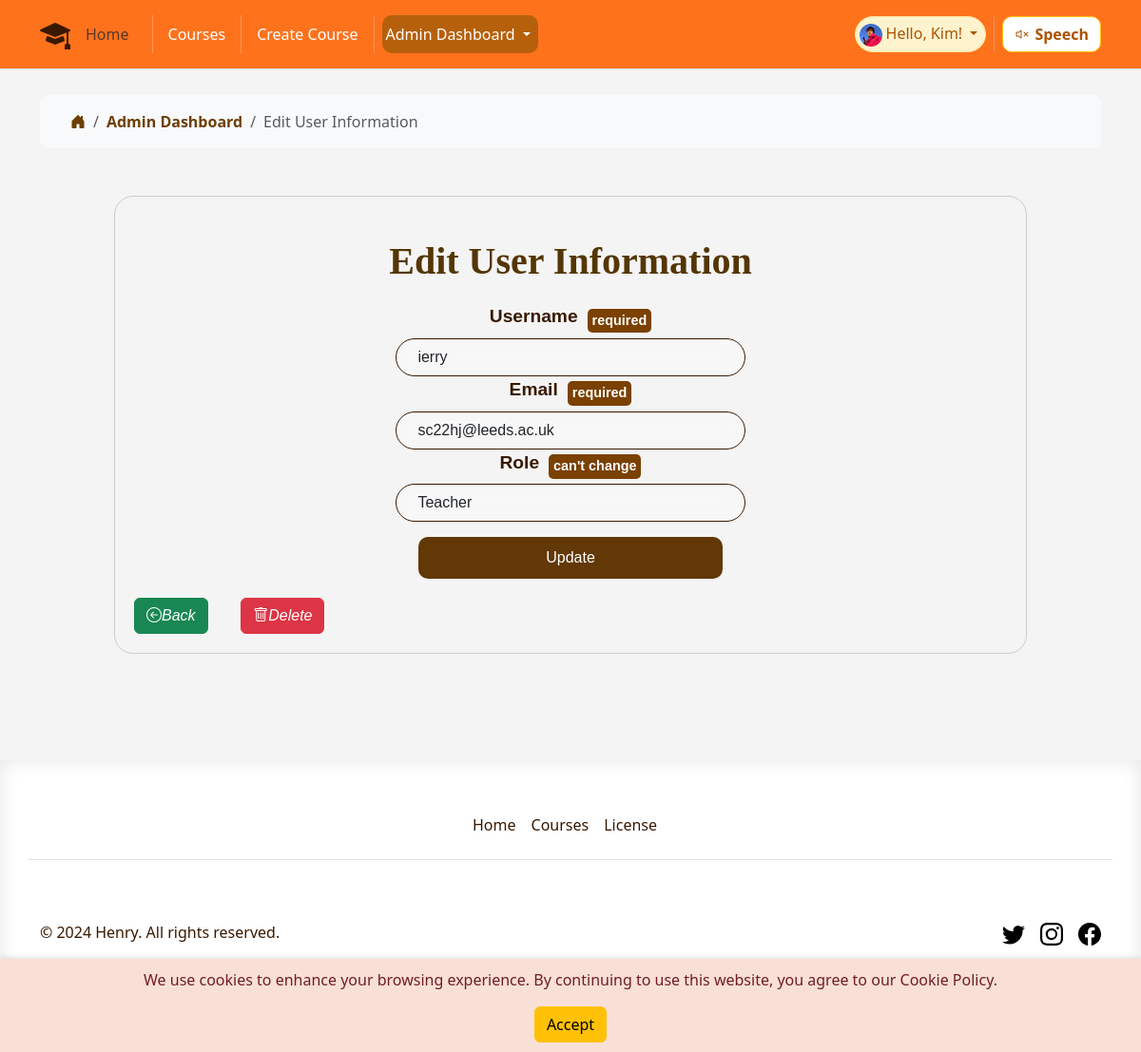
/edit_user/2 (signed in), run on the app's committed database.
### app/models.py (models this page shows, shortened)
class User(UserMixin, db.Model):
    id = db.Column(db.Integer, primary_key=True)
    username = db.Column(db.String(64), unique=True, nullable=False)
    email = db.Column(db.String(120), unique=True, nullable=False)
    password_hash = db.Column(db.String(128))
    joined_at = db.Column(db.DateTime, default=datetime.utcnow)
    role = db.Column(db.String(64), default='student')
    favorited_courses = db.relationship('Course',
                                        secondary=favorites,
                                        lazy='dynamic',
                                        backref=db.backref('favorited_by',
                                                           lazy='dynamic'))

### app/routes.py (the view, shortened to what this page needs)
@main.route('/edit_user/<int:user_id>', methods=['GET', 'POST'])
@role_required('manager')
def edit_user(user_id):
    current_app.logger.info(f'Entering edit_user for user_id: {user_id}')
    user = User.query.get_or_404(user_id)
    form = EditUserForm()
    if request.method == 'GET':
        form.username.data = user.username
        form.email.data = user.email
        form.role.data = user.role
    current_app.logger.info('Exiting edit_user')
    return render_template('edit_user.html', form=form, user=user)

### app/forms.py
class EditUserForm(FlaskForm):
    username = StringField('Username', validators=[
                           DataRequired(), Length(min=2, max=20)])
    email = StringField('Email', validators=[DataRequired(), Email()])
    role = SelectField('Role', choices=[
                       ('student', 'Student'), ('teacher', 'Teacher'),
                       ('manager', 'Manager')])
    submit = SubmitField('Update')

### app/models.py (called while the page is built)
@login_manager.user_loader
def load_user(id):
    return User.query.get(int(id))

### app/routes.py (called while the page is built)
def role_required(*required_roles):
    def decorator(f):
        @wraps(f)
        def decorated_function(*args, **kwargs):
            current_app.logger.info(
                f'Checking role for user {current_user.username}')
            if not current_user.is_authenticated:
                current_app.logger.warning(
                    f'User {current_user.username} is not authenticated')
                abort(403)
            if current_user.role not in required_roles:
                current_app.logger.warning(
                    f'User {current_user.username} does not have '
                    f'required roles: {required_roles}')
                abort(403)
            return f(*args, **kwargs)
        return decorated_function
    return decorator

### app/templates/edit_user.html (shortened to what this page needs)
{% extends 'base.html' %}
{% block content %}
<div class="container tittle-box">
    <nav aria-label="breadcrumb">
        <ol class="breadcrumb breadcrumb-chevron p-3 bg-body-tertiary rounded-3">
            <li class="breadcrumb-item">
                <a class="link-body-emphasis" href="">
                    <svg class="bi" width="16" height="16">
                        <i class="bi bi-house-door-fill"></i>
                    </svg>
                </a>
            </li>
            <li class="breadcrumb-item">
                <a class="link-body-emphasis fw-semibold text-decoration-none" href="#">Admin Dashboard</a>
            </li>
            <li class="breadcrumb-item active" aria-current="page">
                Edit User Information
            </li>
        </ol>
    </nav>
</div>
<div class="form-container">
    <div class="form_box">
        <h1 class="mt-4 ">Edit User Information</h1>
        <form method="POST" action="{{ url_for('main.edit_user', user_id=user.id) }}" onsubmit="return validateForm()">
            <div class="form-group">
                <div class="label-box">
                    {{ form.username.label(class="form-label", for="username") }}
                    <span class="required-label">required</span>
                </div>
                {{ form.username(id="username", class="form-control info-edit", placeholder="Enter username") }}
            </div>
            <div class="form-group">
                <div class="label-box">
                    {{ form.email.label(class="form-label", for="email") }}
                    <span class="required-label">required</span>
                </div>
                {{ form.email(id="email", class="form-control info-edit", placeholder="Enter a valid email address") }}
            </div>
            <div class="form-group">
                <div class="label-box">
                    {{ form.role.label(class="form-label", for="role") }}<span class="required-label">can't
                        change</span>
                </div>
                {{ form.role(id="role", class="form-control info-edit", readonly=True) }}
            </div>
            <div class="form-group mt-3">
                {{ form.submit(class="btn btn-warning use-edit form-submit") }}
            </div>
        </form>
        <div class="edit-button">
            <button onclick="window.history.back()" class="btn btn-success form-back">
                <i class="bi bi-arrow-left-circle">Back</i>
            </button>
            <form action="{{ url_for('main.delete_user', user_id=user.id) }}" method="POST">
                <button type="submit" class="btn btn-danger"
                    onclick="return confirm('Are you sure you want to delete this user?');">
                    <i class="bi bi-trash"></i>Delete
                </button>
            </form>
        </div>
    </div>
</div>
{% endblock %}

### app/templates/base.html (shortened to what this page needs)
<!DOCTYPE html>
<html lang="en">
<head>
    <link rel="stylesheet" href="{{ url_for('static', filename='bootstrap/css/bootstrap.min.css') }}">
    <link rel="stylesheet" href="{{ url_for('static', filename='css/style.css') }}">
    <link rel="stylesheet" href="https://cdn.jsdelivr.net/npm/bootstrap-icons@1.10.0/font/bootstrap-icons.css">
</head>
<body onload=getD1()>
    <header class="p-3 mb-3 border-bottom fixed-top  ">
        <div class="container">
            <div class="d-flex flex-wrap align-items-center justify-content-center justify-content-lg-start">
                <div class="d-flex align-items-center mb-2 mb-lg-0 link-body-emphasis">
                    <i class="bi bi-mortarboard-fill logo" role="img"></i>
                </div>
                <ul class="nav col-12 col-lg-auto me-lg-auto mb-2 justify-content-center mb-md-0">
                    <li>
                        <a class="nav-link active text-muted" aria-current="page"
                            href="{{ url_for('main.index') }}">Home</a>
                    </li>
                    <li class="nav-item">
                    </li>
                    <li><a class="nav-link px-2 link-body-emphasis" href="{{ url_for('main.courses') }}">Courses</a>
                    </li>
                    {% if current_user.is_authenticated %}
                    {% if current_user.role== "teacher" or current_user.role == "manager" %}
                    <li class="nav-item">
                    </li>
                    <li><a class="nav-link px-2 link-body-emphasis" href="{{ url_for('main.create_course') }}">Create
                            Course</a>
                    </li>
                    {% endif %}
                    {% if current_user.role== "manager" %}
                    <li class="nav-item">
                    </li>
                    <div class="dropdown d-flex align-items-center p-1 pe-2  nav-drop admin-nav">
                        <a href="#" class="d-block link-body-emphasis text-decoration-none dropdown-toggle"
                            data-bs-toggle="dropdown" aria-expanded="false">
                            Admin Dashboard
                        </a>
                    </div>
                    {% endif %}
                    {% endif %}
                </ul>
                <div class="text-end d-flex ">
                    {% if current_user.is_authenticated %}
                    <div
                        class="dropdown text-endbadge d-flex align-items-center p-1 pe-2 text-warning-emphasis bg-warning-subtle border border-warning-subtle rounded-pill nav-drop">
                        <a href="#" class="d-block link-body-emphasis text-decoration-none dropdown-toggle"
                            data-bs-toggle="dropdown" aria-expanded="false">
                            <img class="rounded-circle me-1" width="24" height="24"
                                src="{{url_for('static', filename= 'image/user.jpg')}}" alt="">Hello, {{
                            current_user.username
                            }}!
                        </a>
                    </div>
                    {% else %}
                    <a class="nav log-button" href="{{ url_for('main.login_register') }}">Login</a>
                    {% endif %}
                    <li class="nav-item">
                    </li>
                    <div class=" text-end ">
                        <button id="readPage" class="btn btn-warning read-button">
                            <i id="speakerIcon" class="bi bi-volume-mute"></i>Speech
                        </button>
                    </div>
                </div>
            </div>
        </div>
    </header>
    <div id="cookie-warning" class="cookie-warning">
        <p>We use cookies to enhance your browsing experience. By continuing to use this website, you agree to our
            Cookie
            Policy.</p>
        <button id="accept-cookie" class="btn btn-warning">Accept</button>
    </div>
    <div class="main-box main-color ">
        {% block content %}{% endblock %}
    </div>
    <button onclick="topFunction()" id="movetop" title="Go to top" class="top_bottom">
    </button>
    <div class="footer-colour theme-font">
        <div class="container ">
            <footer class="py-5">
                <div class="row ">
                    <ul class="nav justify-content-center border-bottom pb-3 mb-3">
                        <li class="nav-item"><a href="{{ url_for('main.index') }}"
                                class="nav-link px-2 text-body-secondary">Home</a></li>
                        <li class="nav-item"><a href="{{ url_for('main.courses') }}"
                                class="nav-link px-2 text-body-secondary">Courses</a></li>
                        <li class="nav-item"><a href="https://www.cac.gov.cn/2017-06/01/c_1121068451.htm"
                                class="nav-link px-2 text-body-secondary" target="_blank">License</a></li>
                    </ul>
                </div>
                <div class="d-flex flex-column flex-sm-row justify-content-between py-4 my-4 ">
                    <p>&copy; 2024 Henry. All rights reserved.</p>
                    <ul class="list-unstyled d-flex">
                        <li class="ms-3 "><a class="link-body-emphasis" href="https://x.com/?lang=zh"
                                aria-label="Twitter" target="_blank"><svg class="bi" width="24" height="24">
                                    <use xlink:href="#twitter" />
                                </svg></a></li>
                        <li class="ms-3"><a class="link-body-emphasis" href="https://www.instagram.com"
                                aria-label="Instagram" target="_blank"><svg class="bi" width="24" height="24">
                                    <use xlink:href="#instagram" />
                                </svg></a></li>
                        <li class="ms-3"><a class="link-body-emphasis"
                                href="https://www.facebook.com/login/?next=https%3A%2F%2Fwww.facebook.com%2F%3Flocale%3Dzh_CN"
                                aria-label="Facebook" target="_blank"><svg class="bi" width="24" height="24">
                                    <use xlink:href="#facebook" />
                                </svg></a></li>
                    </ul>
                </div>
            </footer>
        </div>
    </div>
</body>
</html>

### app/static/css/style.css (style rules this page uses)
* { margin: 0; padding: 0; text-decoration: none !important; list-style: none; }
a { color: rgb(109, 63, 2); text-decoration: none; cursor: pointer; }
.theme-font { color: rgb(56, 25, 0); }
.main-color { background-color: rgba(0, 0, 0, 0.043); }
.cookie-warning { position: fixed; bottom: 0; width: 100%; background-color: #f8e0d7; color: #721c24; text-align: center; padding: 10px; box-shadow: 0 -2px 5px rgba(0, 0, 0, 0.1); z-index: 1000; }
.logo { font-size: 2rem; line-height: 100%; color: rgb(56, 25, 0); }
header { background-color: rgba(255, 98, 0, 0.885) !important; }
header a { color: white !important; }
.nav-drop a { color: rgb(172, 83, 0) !important; }
.admin-nav { text-align: center; color: white; background-color: rgba(158, 89, 5, 0.745) !important; border-radius: 10px; }
.admin-nav a { color: white !important; }
.fixed-top { position: fixed; top: 0; right: 0; left: 0; z-index: 1030; }
.read-button { font-weight: bold; border-radius: 10px; background-color: #ffffff; color: rgb(172, 83, 0); }
.read-button i { font-weight: bold; padding-right: 5px; font-size: 100%; color: rgb(172, 83, 0); }
.main-box { padding-top: 70px; min-height: 100vh; }
.form-group { display: flex; justify-content: center; align-items: center; flex-direction: column; }
.form-container { display: flex; justify-content: center; align-items: center; height: auto; margin-top: 50px; margin-bottom: 10px; }
.form-label { font-size: 1.2rem; font-weight: bold; color: rgb(56, 25, 0) }
.form_box { width: 80%; height: auto; padding: 20px; margin-bottom: 20px; box-shadow: 0 2 4px rgba(0, 0, 0, 0.1); border: 1px solid #ccc; font-family: 'Gill Sans', 'Gill Sans MT', Calibri, 'Trebuchet MS', sans-serif; border-radius: 20px; }
.form_box h1 { text-align: center; margin-bottom: 20px; font-size: 2.5rem; font-weight: bolder; font-family: cursive !important; color: hsl(38, 93%, 17%); }
.form_box form { font-family: 'Gill Sans', 'Gill Sans MT', Calibri, 'Trebuchet MS', sans-serif; font-size: 100%; font-weight: bold; width: 80%; margin: 0 auto; color: rgb(127, 169, 153); }
.edit-button { margin-top: 20px; display: flex; justify-content: space-between; align-items: center; width: 80%; }
.form-submit { font-family: 'Gill Sans', 'Gill Sans MT', Calibri, 'Trebuchet MS', sans-serif; width: 20rem; padding: 10px; background: hsl(138, 59%, 17%); color: white; border: none; margin: 0 auto; border-radius: 10px; display: block; }
.edit-button button { font-family: Arial, Helvetica, sans-serif; font-style: italic; }
.required-label { background-color: hsl(32, 100%, 24%); color: white; height: 80%; padding: 2px 5px; font-size: 0.9em; font-family: Impact, Haettenschweiler, 'Arial Narrow Bold', sans-serif; margin-left: 10px; display: inline-block; white-space: nowrap; border-radius: 5px; }
.top_bottom { width: 40px; height: 40px; background: rgba(255, 106, 0, 0.778); font-size: 2rem; line-height: 30px; text-align: center; color: rgb(255, 255, 255); position: fixed; bottom: 50px; right: 50px; border: #00ae3a00 2px solid; border-radius: 50%; }
.footer-colour { border-top: #03ffbc; box-shadow: inset 0 0 20px rgba(0, 0, 0, 0.1); }
.footer-colour a { color: rgb(56, 25, 0) !important; }
.label-box { display: flex; align-items: center; }
.form-control { outline: none; width: 100%; height: 40px; text-indent: 10px; border: 1.5px solid rgb(56, 25, 0); background-color: rgba(255, 255, 255, 0.304); border-radius: 120px; backdrop-filter: blur(10px); }
.tittle-box { padding-top: 30px; }
.info-edit { width: 50%; }
.use-edit { background-color: #5e3400f9; }

### data on the page
User: username "Kim"
User: username "ierry", email "sc22hj@leeds.ac.uk", role "Teacher"
